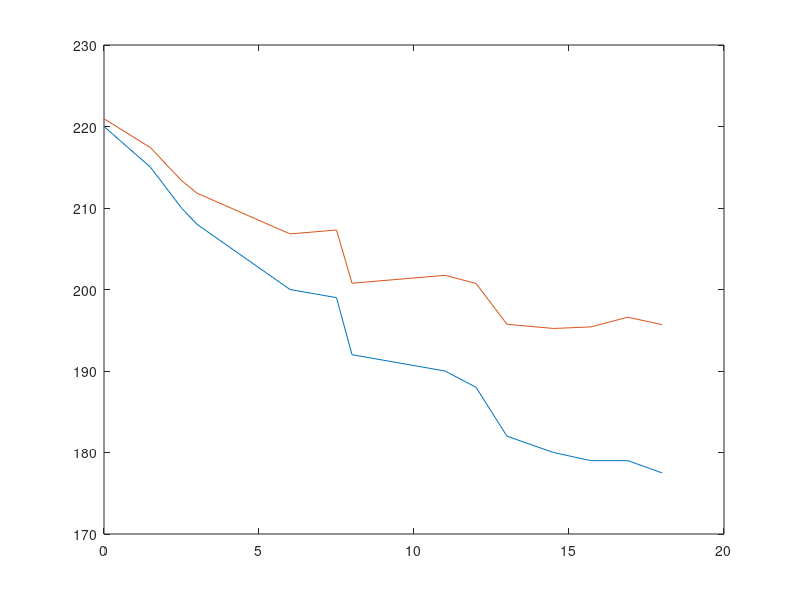

Write MATLAB code to recreate this figure.
x = [0 1.5 2.5 3 6 7.5 8 11 12 13 14.5 15.7 16.9 18]
y = [220 215 210 208 200 199 192 190 188 182 180 179 179 177.5]
y1 = [220.95 217.40 213.37 211.82 206.82 207.30 200.77 201.74 200.74 195.73 195.22 195.41 196.60 195.69]
plot(x,y,x,y1)
